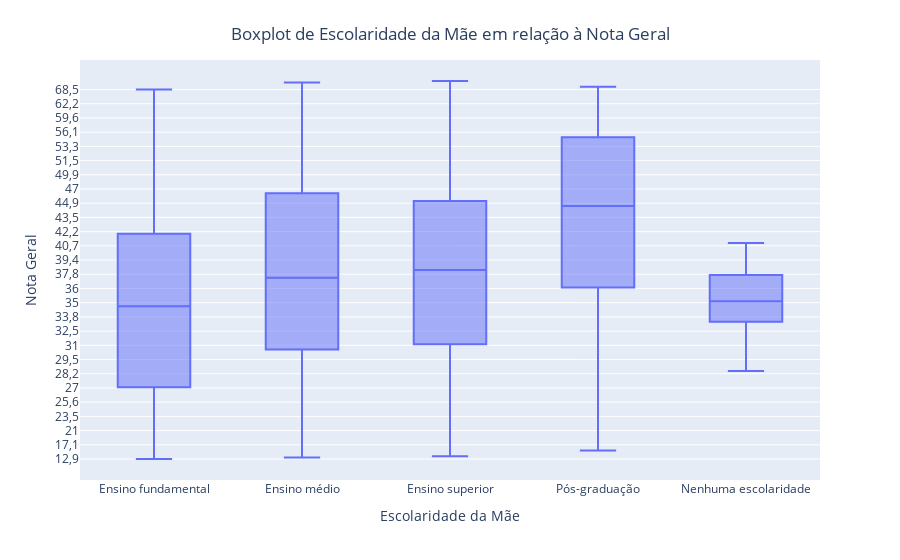

This figure's notebook cell:
### Code cell
categorias = {
    'A': 'Nenhuma escolaridade',
    'B': 'Ensino fundamental',
    'C': 'Ensino fundamental',
    'D': 'Ensino médio',
    'E': 'Ensino superior',
    'F': 'Pós-graduação'
}

dados_explorados['Categoria'] = dados_explorados['Escolaridade_mae'].map(categorias)

dados_explorados = dados_explorados.sort_values(by='Nota_geral')

fig = px.box(dados_explorados, x='Categoria', y='Nota_geral', 
             labels={'Categoria': 'Escolaridade da Mãe', 'Nota_geral': 'Nota Geral'})
fig.update_layout(title='Boxplot de Escolaridade da Mãe em relação à Nota Geral', title_x=0.5, title_y=0.95)
fig.show()

### Figure 1 — Plotly figure (JSON) as saved in the notebook; plotly's stock layout.template omitted (floating-point values rounded to 4 significant figures; data arrays with more than 128 entries replaced by an {"elided": "..."} marker saying what was removed)
{"data": [{"alignmentgroup": "True", "hovertemplate": "Escolaridade da Mãe=%{x}<br>Nota Geral=%{y}<extra></extra>", "legendgroup": "", "marker": {"color": "#636efa"}, "name": "", "notched": false, "offsetgroup": "", "orientation": "v", "showlegend": false, "type": "box", "x": {"elided": "413 str values"}, "x0": " ", "xaxis": "x", "y": {"elided": "413 str values"}, "y0": " ", "yaxis": "y"}], "layout": {"boxmode": "group", "legend": {"tracegroupgap": 0}, "margin": {"t": 60}, "title": {"text": "Boxplot de Escolaridade da Mãe em relação à Nota Geral", "x": 0.5, "y": 0.95}, "xaxis": {"anchor": "y", "domain": [0, 1], "title": {"text": "Escolaridade da Mãe"}}, "yaxis": {"anchor": "x", "domain": [0, 1], "title": {"text": "Nota Geral"}}}}
